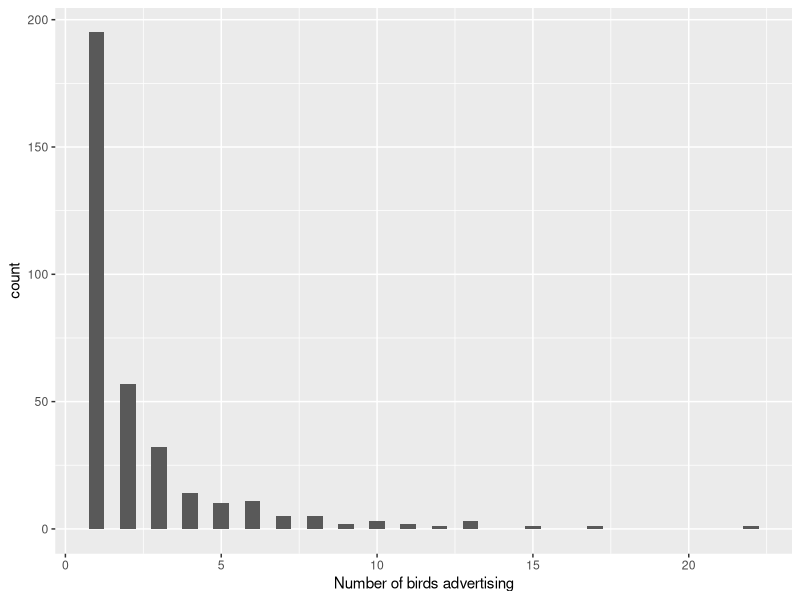
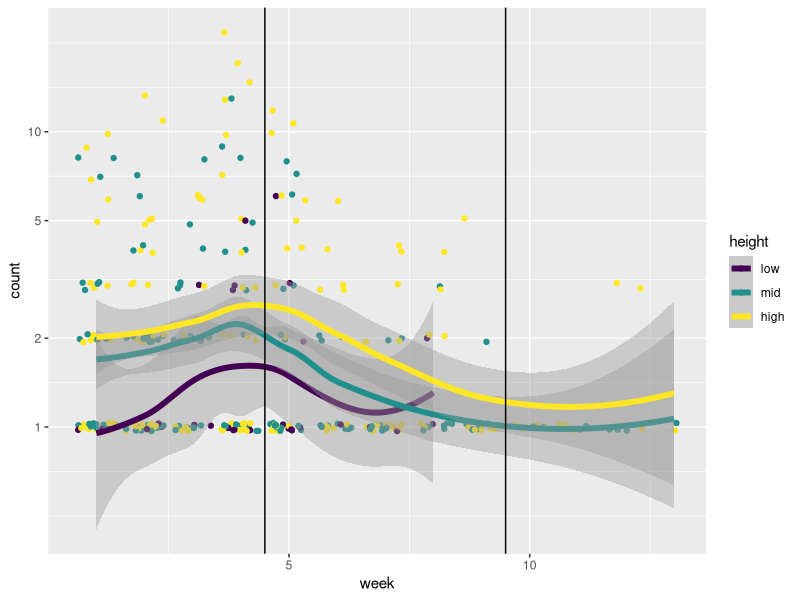
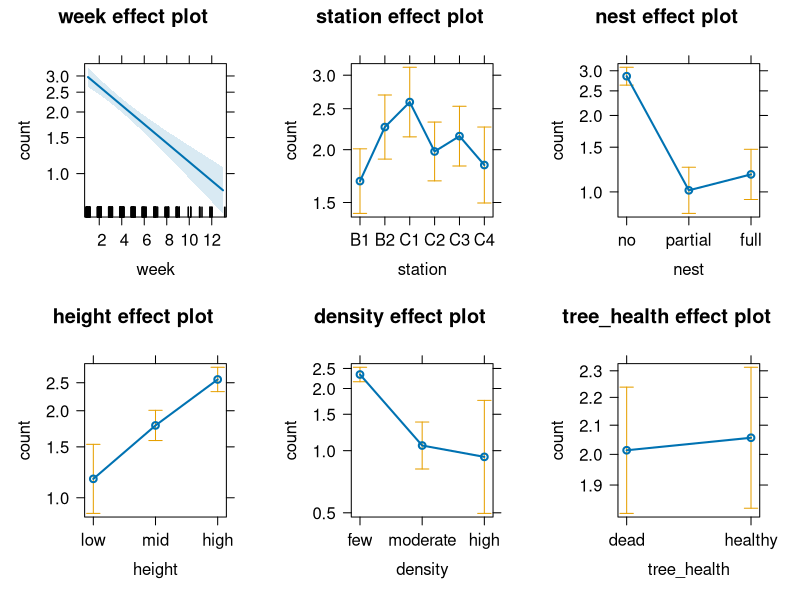

The R script that drew these images, in order:
library(vcdExtra)


### Name: Cormorants
### Title: Advertising Behavior by Males Cormorants
### Aliases: Cormorants
### Keywords: datasets

### ** Examples

data(Cormorants)
str(Cormorants)

library(ggplot2)
ggplot(Cormorants, aes(count)) + geom_histogram(binwidth=0.5) + 
	labs(x="Number of birds advertising")

# Quick look at the data, on the log scale, for plots of `count ~ week`, 
#   stratified by something else.
library(ggplot2)
ggplot(Cormorants, aes(week, count, color=height)) + geom_jitter() +
	stat_smooth(method="loess", size=2) + scale_y_log10(breaks=c(1,2,5,10)) +
	geom_vline(xintercept=c(4.5, 9.5))

# ### models using week 
fit1 <-glm(count ~ week + station + nest + height + density + tree_health, data=Cormorants,
    family =  poisson)

library(car)
Anova(fit1)
# plot fitted effects
library(effects)
plot(allEffects(fit1))
